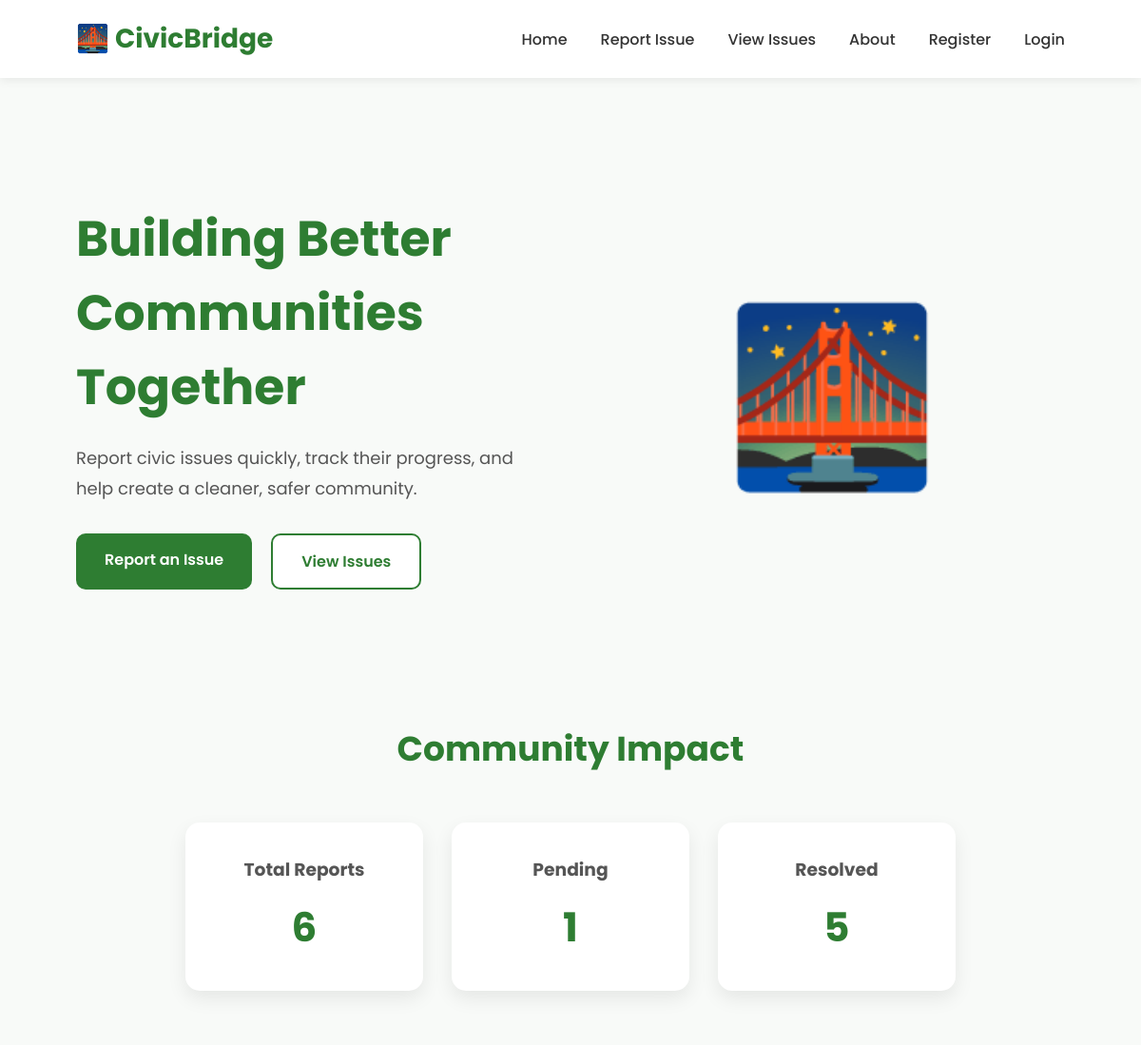
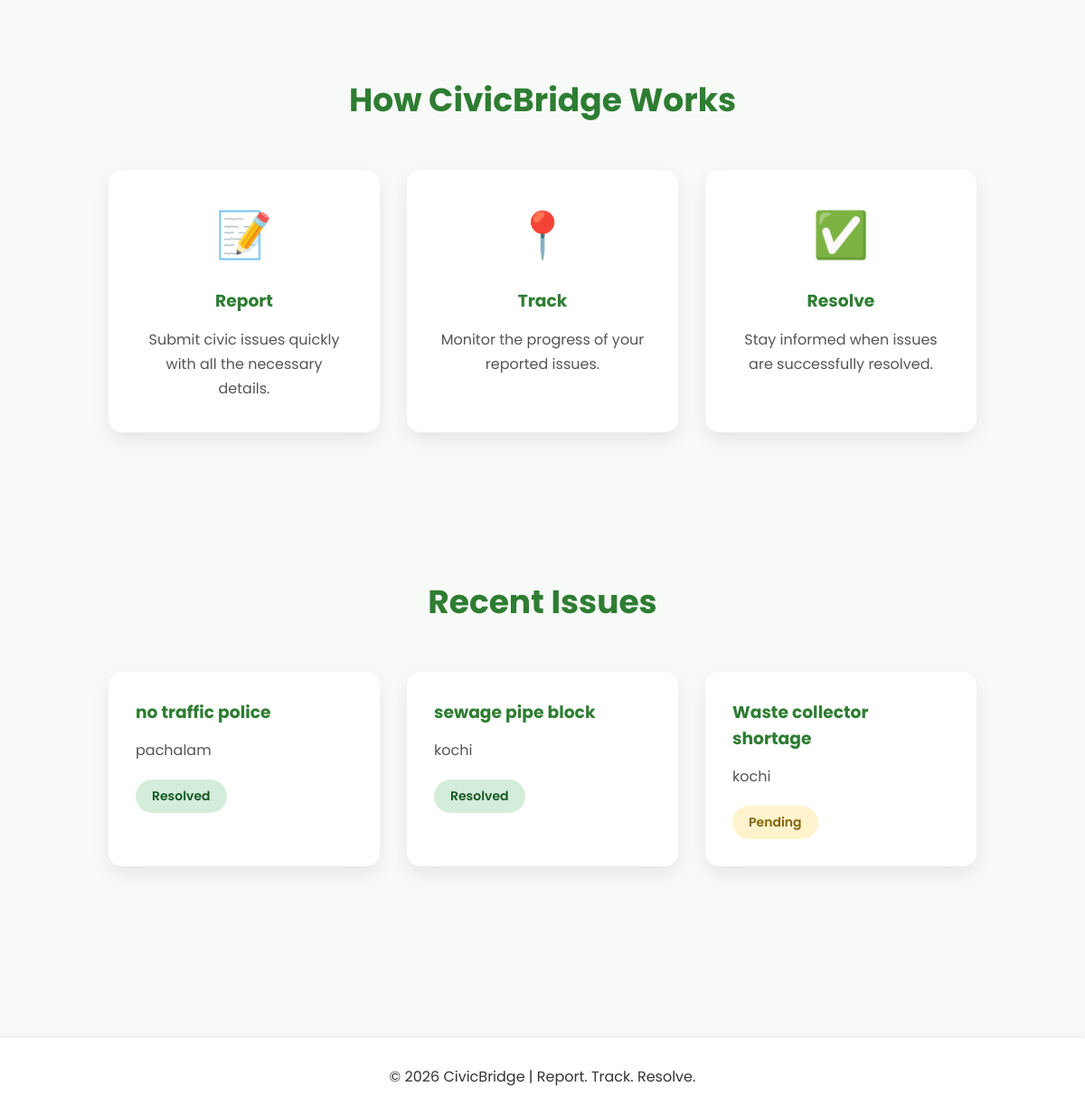
The page / on the database its author committed (2 pictures, top to bottom).
### tables this page shows
CREATE TABLE reports (
    id INTEGER PRIMARY KEY AUTOINCREMENT,
    name TEXT,
    location TEXT,
    title TEXT,
    description TEXT
, status TEXT, username TEXT);

### app/app.py (the view)
@app.route("/")
def home():
    conn = sqlite3.connect("civicbridge.db")
    cursor = conn.cursor()
    cursor.execute("""
        SELECT *
        FROM reports
        ORDER BY id DESC
        LIMIT 3
    """)
    recent_reports = cursor.fetchall()
    cursor.execute("SELECT COUNT(*) FROM reports")
    total_reports = cursor.fetchone()[0]
    cursor.execute("SELECT COUNT(*) FROM reports WHERE status='Pending'")
    pending_reports = cursor.fetchone()[0]
    cursor.execute("SELECT COUNT(*) FROM reports WHERE status='Resolved'")
    resolved_reports = cursor.fetchone()[0]
    conn.close()
    return render_template(
        "index.html",
        recent_reports=recent_reports,
        total_reports=total_reports,
        pending_reports=pending_reports,
        resolved_reports=resolved_reports
    )

### app/templates/index.html
{% extends "base.html" %}
{% block content %}
<section class="hero">
    <div class="hero-text">
        <h1>Building Better Communities Together</h1>
        <p>
            Report civic issues quickly, track their progress,
            and help create a cleaner, safer community.
        </p>
        <div class="hero-buttons">
            <a href="/report" class="btn-primary">
                Report an Issue
            </a>
            <a href="/issues" class="btn-secondary">
                View Issues
            </a>
        </div>
    </div>
    <div class="hero-image">
        🌉
    </div>
</section>
<section class="stats">
    <h2>Community Impact</h2>
    <div class="stats-container">
        <div class="stat-card">
            <h3>Total Reports</h3>
            <p>{{ total_reports }}</p>
        </div>
        <div class="stat-card">
            <h3>Pending</h3>
            <p>{{ pending_reports }}</p>
        </div>
        <div class="stat-card">
            <h3>Resolved</h3>
            <p>{{ resolved_reports }}</p>
        </div>
    </div>
</section>
<section class="how-it-works">
    <h2>How CivicBridge Works</h2>
    <div class="steps">
        <div class="step-card">
            <div class="step-icon">📝</div>
            <h3>Report</h3>
            <p>
                Submit civic issues quickly with all the necessary details.
            </p>
        </div>
        <div class="step-card">
            <div class="step-icon">📍</div>
            <h3>Track</h3>
            <p>
                Monitor the progress of your reported issues.
            </p>
        </div>
        <div class="step-card">
            <div class="step-icon">✅</div>
            <h3>Resolve</h3>
            <p>
                Stay informed when issues are successfully resolved.
            </p>
        </div>
    </div>
</section>
<section class="recent-issues">
    <h2>Recent Issues</h2>
    <div class="recent-container">
    {% if recent_reports %}
        {% for report in recent_reports %}
        <div class="recent-card">
            <h3>{{ report[3] }}</h3>
            <p>{{ report[2] }}</p>
            {% if report[5] == "Resolved" %}
                <span class="status resolved">
                    Resolved
                </span>
            {% else %}
                <span class="status pending">
                    Pending
                </span>
            {% endif %}
        </div>
        {% endfor %}
    {% else %}
        <p>No issues have been reported yet.</p>
    {% endif %}
</div>
{% endblock %}

### app/static/style.css (style rules this page uses)
* { margin:0; padding:0; box-sizing:border-box; }
body { font-family:'Poppins',sans-serif; background:#f8faf8; color:#333; }
.hero { display:flex; justify-content:space-between; align-items:center; padding:80px 0; gap:60px; }
.hero-text { flex:1; }
.hero-text h1 { font-size:52px; color:#2e7d32; margin-bottom:20px; }
.hero-text p { font-size:18px; line-height:1.8; margin-bottom:30px; color:#555; }
.hero-buttons { display:flex; gap:20px; }
.btn-primary { background:#2e7d32; color:white; text-decoration:none; padding:15px 30px; border-radius:10px; font-weight:600; }
.btn-secondary { background:white; color:#2e7d32; text-decoration:none; padding:15px 30px; border:2px solid #2e7d32; border-radius:10px; font-weight:600; }
.btn-primary, .btn-secondary { transition:0.3s; }
.hero-image { flex:1; text-align:center; font-size:180px; }
.stats { padding:60px 0; }
.stats h2 { text-align:center; font-size:36px; color:#2e7d32; margin-bottom:50px; }
.stats-container { display:flex; justify-content:center; gap:30px; flex-wrap:wrap; }
.stat-card { background:white; width:250px; padding:35px; border-radius:15px; text-align:center; box-shadow:0 8px 20px rgba(0,0,0,0.08); transition:0.3s; }
.stat-card h3 { color:#555; margin-bottom:15px; }
.stat-card p { font-size:42px; font-weight:700; color:#2e7d32; }
.how-it-works { padding:80px 0; background:#f8faf8; }
.how-it-works h2 { text-align:center; font-size:36px; color:#2e7d32; margin-bottom:50px; }
.steps { display:flex; justify-content:center; gap:30px; flex-wrap:wrap; }
.step-card { background:white; width:300px; padding:35px; border-radius:15px; text-align:center; box-shadow:0 8px 20px rgba(0,0,0,0.08); transition:0.3s; }
.step-icon { font-size:50px; margin-bottom:20px; }
.step-card h3 { color:#2e7d32; margin-bottom:15px; }
.step-card p { color:#555; line-height:1.7; }
.recent-issues { padding:80px 0; }
.recent-issues h2 { text-align:center; font-size:36px; color:#2e7d32; margin-bottom:50px; }
.recent-container { display:flex; justify-content:center; gap:30px; flex-wrap:wrap; }
.recent-card { width:300px; background:white; padding:30px; border-radius:15px; box-shadow:0 8px 20px rgba(0,0,0,0.08); transition:0.3s; }
.recent-card h3 { color:#2e7d32; margin-bottom:15px; }
.recent-card p { color:#555; margin-bottom:20px; }
.status { display:inline-block; padding:8px 18px; border-radius:30px; font-size:14px; font-weight:600; }
.pending { background:#fff3cd; color:#856404; }
.resolved { background:#d4edda; color:#155724; }

### rows shown on the page
reports: title "no traffic police", location "pachalam", status "Resolved"
reports: title "sewage pipe block", location "kochi", status "Resolved"
reports: title "Waste collector shortage", location "kochi", status "Pending"

### other values the page prints
{{ total_reports }} "6"
{{ pending_reports }} "1"
{{ resolved_reports }} "5"
